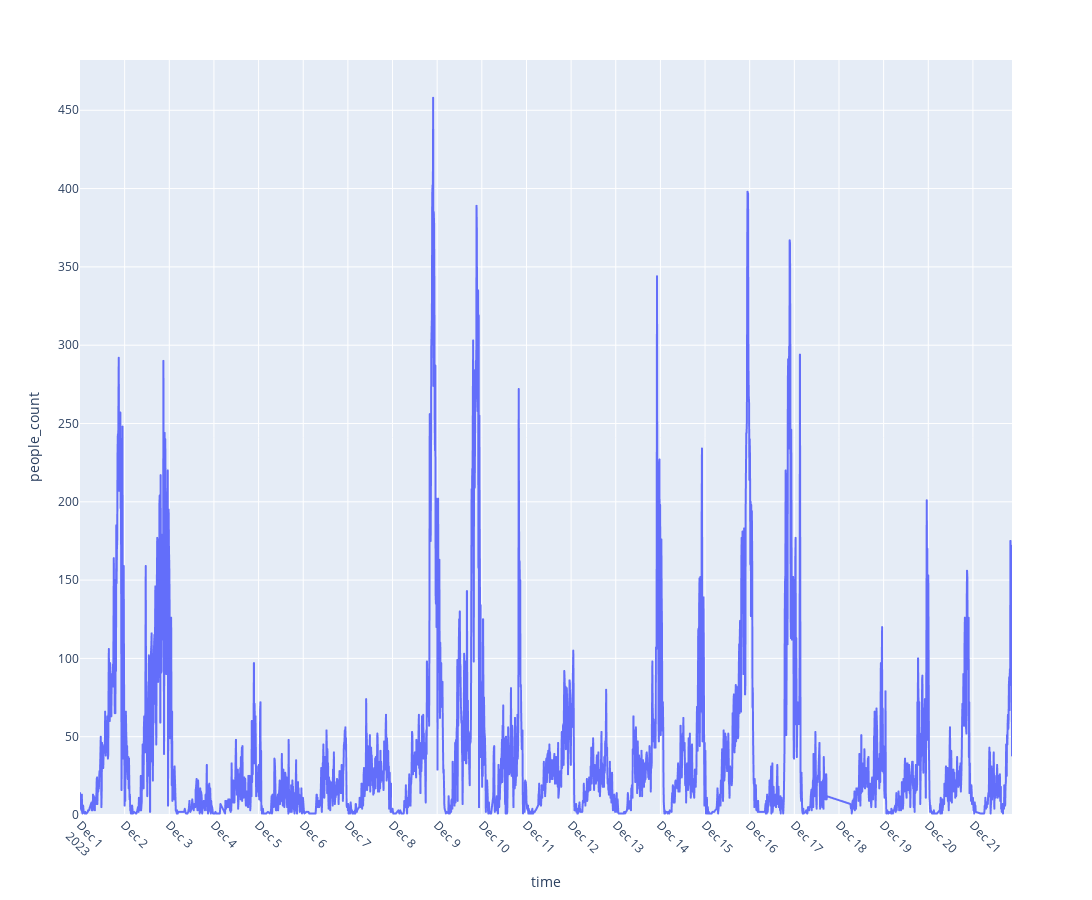

Source (notebook cell):
### Code cell
import pandas as pd
import psycopg2 as psys
import os
import sys
import plotly.express as pt
import pytz as tz
from warnings import filterwarnings
from dotenv import load_dotenv

filterwarnings("ignore", category=UserWarning, message='.*pandas only supports SQLAlchemy connectable.*')




load_dotenv() # take environment variables from .env.
%matplotlib inline

conn = None
def connect():
    try:
        print('Connecting…')
        conn = psys.connect(
            host=os.environ['DB_HOST'],
            database=os.environ['DB_NAME'],
            user=os.environ['DB_USERNAME'],
            password=os.environ['DB_PASSWORD'])
    except (Exception, psys.DatabaseError) as error:
       print(error)
       sys.exit(1)
    print('All good, Connection successful!')
    return conn

conn = connect()
cur = conn.cursor()
query_one = f"""SELECT to_timestamp(floor((extract('epoch' from epocutc)/600))*600)
AT TIME ZONE 'UTC' as time, COUNT(DISTINCT mac_address) as people_count
FROM testschemadb.flowtrack_raw_3
WHERE zone = 'bz2453'
AND epocutc >= '2023-12-01 00:00:00' AND epocutc <= '2023-12-31 23:59:59'
GROUP BY time;
"""
#600 is 10 minutes in seconds. 
#The idea is to convert timestamp to epoch, divide by interval desired in minutes then round to get the desired interval
query_two = f"""SELECT to_timestamp(floor((extract('epoch' from epocutc)/600))*600)
AT TIME ZONE 'UTC' as time, COUNT(DISTINCT mac_address) as people_count
FROM testschemadb.flowtrack_raw
WHERE zone = 'bz2453'
GROUP BY time;
"""

crowd_data = pd.read_sql_query(query_one,con=conn)
# crowd_data = pd.read_sql_query(query_two,con=conn)
# Timezone Conversion UTC-->CET
# cet_timezone = tz.timezone('CET')
# crowd_data['time'] = crowd_data['time'].dt.tz_localize('UTC').dt.tz_convert(cet_timezone)
# weather_data['time'] = weather_data['time'].dt.tz_localize('UTC').dt.tz_convert(cet_timezone)

print(crowd_data.columns)


crowd_data.to_csv('Dec.csv')




fig = pt.line(data_frame=crowd_data,x='time',y='people_count',width=2400,height=900)
fig.update_yaxes(rangemode='tozero',showspikes=True)
fig.update_xaxes(tickangle=45)
fig.update_layout(
    yaxis=dict(tickmode='linear',dtick=50),
    xaxis=dict(tickmode='linear',tick0='2023-10-01'),
    hoverlabel=dict(
        bgcolor="white",
        font_size=16,
        font_family="Rockwell"
    )
)
fig.show()

### Figure 1 — Plotly figure (JSON) as saved in the notebook; plotly's stock layout.template omitted (floating-point values rounded to 4 significant figures; data arrays with more than 128 entries replaced by an {"elided": "..."} marker saying what was removed)
{"data": [{"hovertemplate": "time=%{x}<br>people_count=%{y}<extra></extra>", "legendgroup": "", "line": {"color": "#636efa", "dash": "solid"}, "marker": {"symbol": "circle"}, "mode": "lines", "name": "", "showlegend": false, "type": "scattergl", "x": {"elided": "2496 str values"}, "xaxis": "x", "y": {"elided": "2496 int values"}, "yaxis": "y"}], "layout": {"height": 900, "hoverlabel": {"bgcolor": "white", "font": {"family": "Rockwell", "size": 16}}, "legend": {"tracegroupgap": 0}, "margin": {"t": 60}, "width": 2400, "xaxis": {"anchor": "y", "domain": [0, 1], "tick0": "2023-10-01", "tickangle": 45, "tickmode": "linear", "title": {"text": "time"}}, "yaxis": {"anchor": "x", "domain": [0, 1], "dtick": 50, "rangemode": "tozero", "showspikes": true, "tickmode": "linear", "title": {"text": "people_count"}}}}
